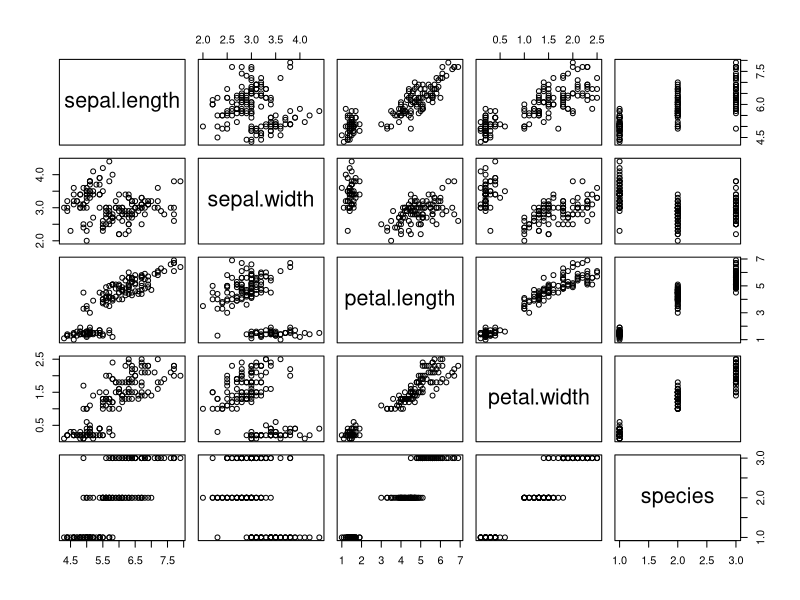
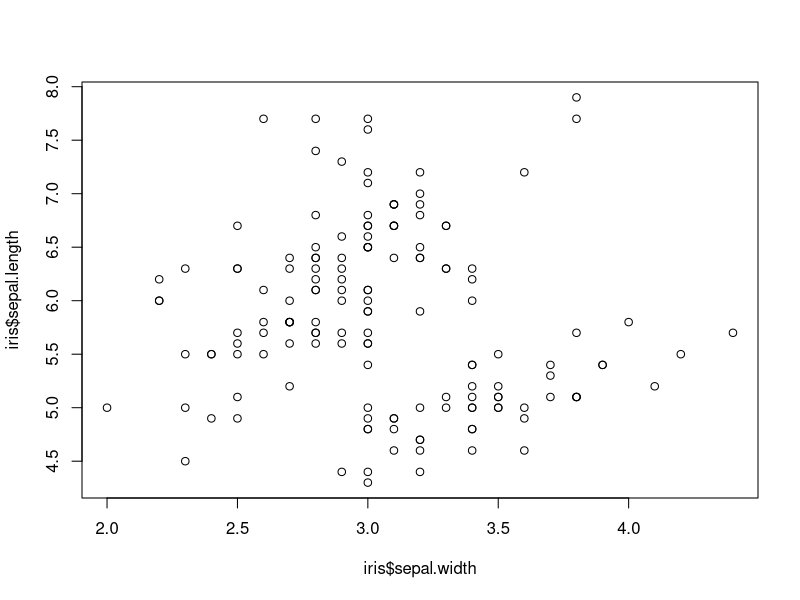
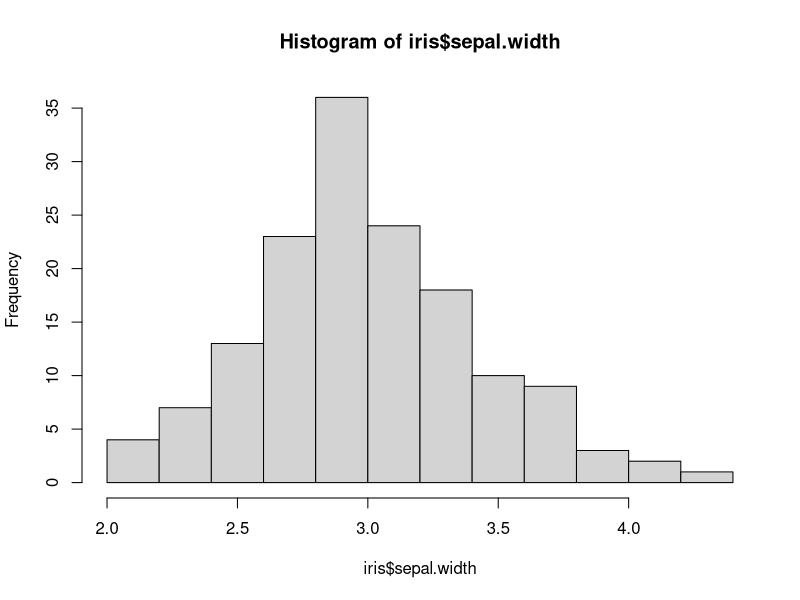

These figures' R source, in order:
## ---- chunk 1
# The datasets package needs to be loaded to access our data 
# For a full list of these datasets, type library(help = "datasets")
library(datasets)
data(iris)
summary(iris)
## ---- chunk 2
names(iris) <- tolower(names(iris))
library(dplyr)
## ---- chunk 3
# filter() the data for species virginica
virginica <- filter(iris, species == "virginica")
head(virginica) # This dispalys the first six rows
## ---- chunk 4
sepalLength6 <- filter(iris, species == "virginica", sepal.length > 6)
tail(sepalLength6) # compare this to head()
## ---- chunk 5
# select() the specified columns
selected <- select(iris, sepal.length, sepal.width, petal.length)
# select all columns from sepal.length to petal.length
selected2 <- select(iris, sepal.length:petal.length)
head(selected, 3)
## ---- chunk 6
# selected and selected2 are exactly the same
identical(selected, selected2)
## ---- chunk 7
# create a new column that stores logical values for sepal.width greater than half of sepal.length
newCol <- mutate(iris, greater.half = sepal.width > 0.5 * sepal.length)
tail(newCol)
## ---- chunk 8
# arrange()
newCol <- arrange(newCol, petal.width)
head(newCol)
## ---- chunk 9
# The chain operator, or the pipeline %>%
# This will first filter, and then arrange our data. Note that here the order in which you call functions does not matter, but in other cases it might
arr.virg <- newCol %>% filter(species == "virginica") %>%
  arrange(sepal.width)
arr.virg[30:35,] # will show us rows 30 through 35 and all columns
## ---- chunk 10
# You can also arrange in descending order using desc() on what you arrange by
# arrange(desc(sepal.width))
# summarise()
summarise(arr.virg, mean.length = mean(sepal.length, na.rm = TRUE))
## ---- chunk 11
#| code-fold: true
#| code-summary: "Show the code"
plot(iris)
## ---- chunk 12
#| code-fold: true
#| code-summary: "Show the code"
# use ?plot to read more about other arguments
plot(iris$sepal.width, iris$sepal.length)
## ---- chunk 13
#| code-fold: true
#| code-summary: "Show the code"
# ?hist will give you details on more arguments
hist(iris$sepal.width)
